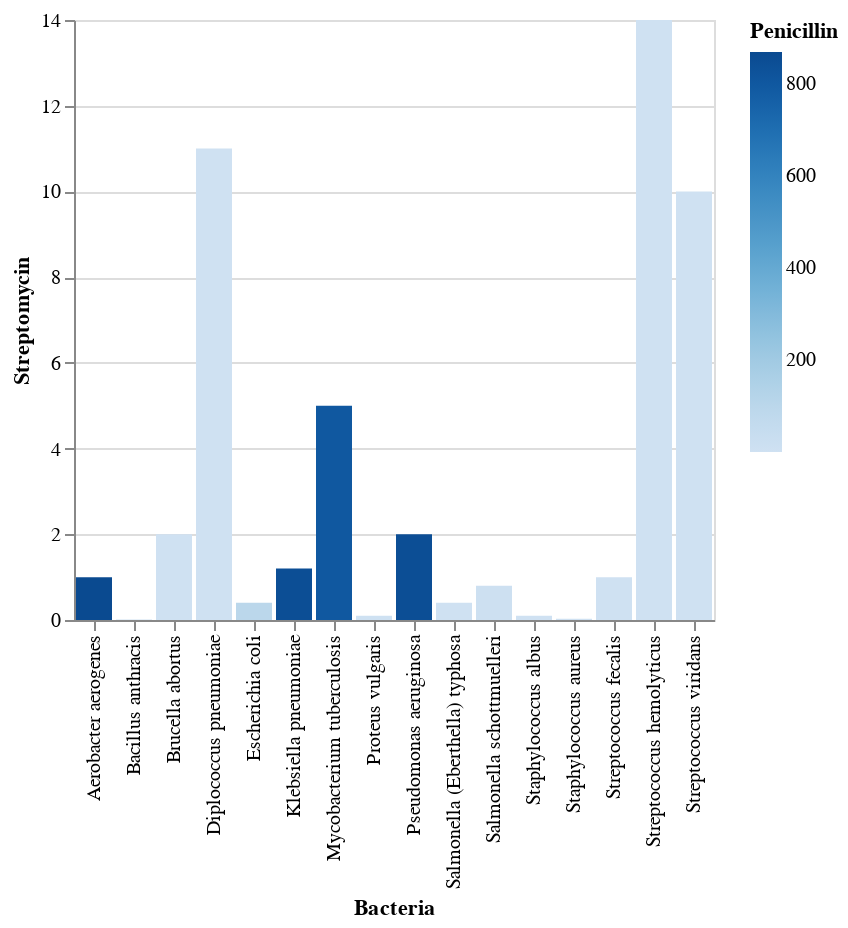

Notebook code cell kept with this figure:
### Markdown cell above
## burtin.json

This dataset was gathered by Will Burtin and is used to explore the effectiveness of various antibiotics in treating a variety of bacterial infections.

### Code cell
source = vega_datasets.burtin()

alt.Chart(source).mark_bar().encode(
    x = "Bacteria",
    y = "Streptomycin",
    color = "Penicillin:Q"
)

### Figure 1 — Vega-Lite specification as saved in the notebook (floating-point values rounded to 4 significant figures)
{"config": {"view": {"continuousWidth": 400, "continuousHeight": 300}}, "data": {"name": "data-8833440f737304311e72aeeffd7b9881"}, "mark": "bar", "encoding": {"color": {"field": "Penicillin", "type": "quantitative"}, "x": {"field": "Bacteria", "type": "nominal"}, "y": {"field": "Streptomycin", "type": "quantitative"}}, "$schema": "https://vega.github.io/schema/vega-lite/v4.17.0.json", "datasets": {"data-8833440f737304311e72aeeffd7b9881": [{"Bacteria": "Aerobacter aerogenes", "Penicillin": 870.0, "Streptomycin": 1.0, "Neomycin": 1.6, "Gram_Staining": "negative", "Genus": "other"}, {"Bacteria": "Bacillus anthracis", "Penicillin": 0.001, "Streptomycin": 0.01, "Neomycin": 0.007, "Gram_Staining": "positive", "Genus": "other"}, {"Bacteria": "Brucella abortus", "Penicillin": 1.0, "Streptomycin": 2.0, "Neomycin": 0.02, "Gram_Staining": "negative", "Genus": "other"}, {"Bacteria": "Diplococcus pneumoniae", "Penicillin": 0.005, "Streptomycin": 11.0, "Neomycin": 10.0, "Gram_Staining": "positive", "Genus": "other"}, {"Bacteria": "Escherichia coli", "Penicillin": 100.0, "Streptomycin": 0.4, "Neomycin": 0.1, "Gram_Staining": "negative", "Genus": "other"}, {"Bacteria": "Klebsiella pneumoniae", "Penicillin": 850.0, "Streptomycin": 1.2, "Neomycin": 1.0, "Gram_Staining": "negative", "Genus": "other"}, {"Bacteria": "Mycobacterium tuberculosis", "Penicillin": 800.0, "Streptomycin": 5.0, "Neomycin": 2.0, "Gram_Staining": "negative", "Genus": "other"}, {"Bacteria": "Proteus vulgaris", "Penicillin": 3.0, "Streptomycin": 0.1, "Neomycin": 0.1, "Gram_Staining": "negative", "Genus": "other"}, {"Bacteria": "Pseudomonas aeruginosa", "Penicillin": 850.0, "Streptomycin": 2.0, "Neomycin": 0.4, "Gram_Staining": "negative", "Genus": "other"}, {"Bacteria": "Salmonella (Eberthella) typhosa", "Penicillin": 1.0, "Streptomycin": 0.4, "Neomycin": 0.008, "Gram_Staining": "negative", "Genus": "Salmonella"}, {"Bacteria": "Salmonella schottmuelleri", "Penicillin": 10.0, "Streptomycin": 0.8, "Neomycin": 0.09, "Gram_Staining": "negative", "Genus": "Salmonella"}, {"Bacteria": "Staphylococcus albus", "Penicillin": 0.007, "Streptomycin": 0.1, "Neomycin": 0.001, "Gram_Staining": "positive", "Genus": "Staphylococcus"}, {"Bacteria": "Staphylococcus aureus", "Penicillin": 0.03, "Streptomycin": 0.03, "Neomycin": 0.001, "Gram_Staining": "positive", "Genus": "Staphylococcus"}, {"Bacteria": "Streptococcus fecalis", "Penicillin": 1.0, "Streptomycin": 1.0, "Neomycin": 0.1, "Gram_Staining": "positive", "Genus": "Streptococcus"}, {"Bacteria": "Streptococcus hemolyticus", "Penicillin": 0.001, "Streptomycin": 14.0, "Neomycin": 10.0, "Gram_Staining": "positive", "Genus": "Streptococcus"}, {"Bacteria": "Streptococcus viridans", "Penicillin": 0.005, "Streptomycin": 10.0, "Neomycin": 40.0, "Gram_Staining": "positive", "Genus": "Streptococcus"}]}}
